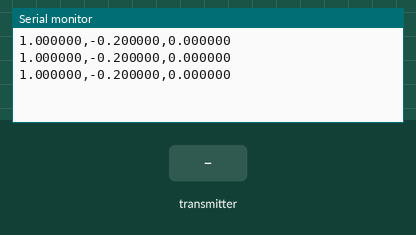
Recording of a sketch running on a simulated ESP32. Parts: the last lines printed to the serial monitor. Inputs (shaded band) come from the test bench.

Above: at 1.2 s.
1.3 s: the transmitter starts sending x1 = 0
At 1.9 s:
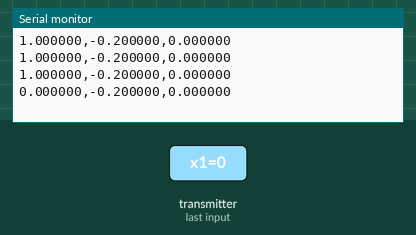
2.8 s: the transmitter starts sending x2 = 0
At 3.4 s:
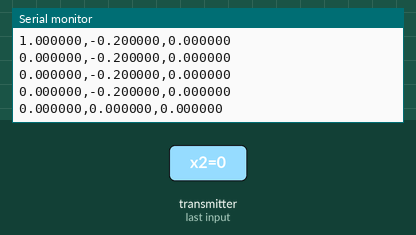
4.3 s: the transmitter starts sending x3 = 25
At 4.9 s:
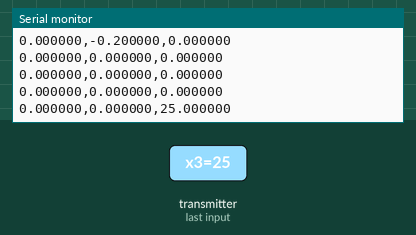
5.8 s: the transmitter starts sending x1 = 25
At 6.4 s:
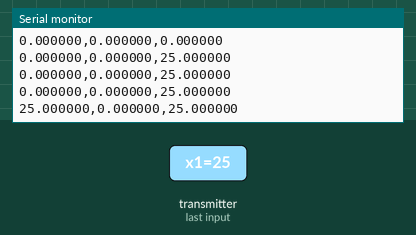
7.3 s: the transmitter starts sending x2 = 25
At 7.9 s:
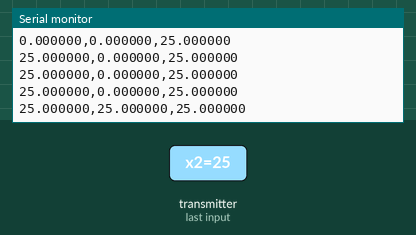
8.8 s: the transmitter starts sending x3 = 0
At 9.4 s:
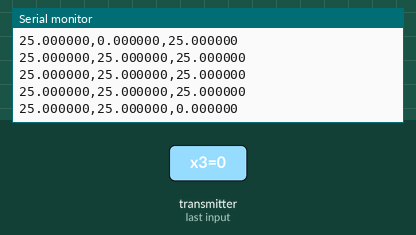
Timing chart, 0 to 11.3 s (numbered marks = the images above; inputs shaded):
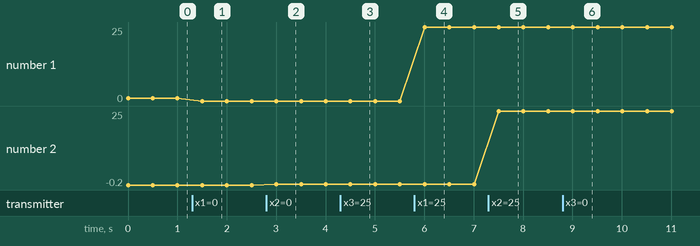

The sketch:

HiL_Sender.ino
```cpp
// Lolin32 1: 58:BF:25:36:DC:A4
// Lolin32 2: 58:BF:25:36:BF:80

#include "esp_now.h"
#include "WiFi.h"

// ********** User Defines ********** //
#define DebugOn 1

#if DebugOn == 1
#define debugInit(...) Serial.begin(__VA_ARGS__)
#define debug(...)  Serial.print(__VA_ARGS__)
#define debugln(...) Serial.println(__VA_ARGS__)
#else
#define debugInit(...)
#define debug(...)
#define debugln(...)
#endif

// ********** Global Variables ********* //
// Devices MAC Addresses
const uint8_t lolin1_addr[] = {0x58,0xbf,0x25,0x36,0xdc,0xa4};
const uint8_t lolin2_addr[] = {0x58,0xbf,0x25,0x36,0xbf,0x80};
// Broadcast to all
const uint8_t broadcast_addr[] = {0xff,0xff,0xff,0xff,0xff,0xff};

// Data struct definitions
typedef struct{
  float x1;
  float x2;
  float x3;
} struct_report;  // state report

typedef struct{
  float ctrl;
} struct_control; // control value

typedef struct{
  float x1o_s;
  float x2o_s;
  float x3o_s;
  float ctrlo_s;
  float C1_s;
  float C2_s;
  float L_s;
  float R_s;
  float m0_s;
  float m1_s;
  float Bp_s;
} struct_iniCond; // initial conditons reset

// Data struct instance
struct_report myReport;
struct_control myControl;
struct_iniCond mySetting;

// Peer struct instance (for adding new peers to the network)
esp_now_peer_info_t peerInfo;

// ********** User variables ********** //
// State variables
float x1, x2, x3;

// Message string
char dataBuff[35];

// ********** User Functions ********** //
void OnDataRecv(const uint8_t* mac, const uint8_t* incomingData, int Len){
  memcpy(&myReport, incomingData, sizeof(myReport));
}

void setup() {
  // Initailizing serial communication
  debugInit(115200);

  // Setting WiFi mode as Station
  WiFi.mode(WIFI_STA);

  // Initializing ESP-NOW
  if(esp_now_init() != ESP_OK){
    // Terminate application on failure
    debugln("Error stating ESP-NOW");
    return;
  }

  // Adding a new peer - using peer_info struct
  memcpy(peerInfo.peer_addr, lolin2_addr ,6); // Setting peer address
  peerInfo.channel = 0;     // Setting communication channel
  peerInfo.encrypt = false; // Setting encryption

  // Adding the new peer
  if(esp_now_add_peer(&peerInfo) != ESP_OK){
    // Terminate application on failure
    debugln("Failed to add a peer");
    return;
  }

  // Register callback functions
  esp_now_register_recv_cb(OnDataRecv);
  myReport.x1 = 1.0;
  myReport.x2 = -0.2;
  myReport.x3 = 0.0;

  mySetting.C1_s=23.5e-6;
  mySetting.C2_s=235e-6;
  mySetting.L_s=47;
  mySetting.R_s=1800;
  mySetting.m0_s=-0.409e-3;
  mySetting.m1_s=-0.758e-3;
  mySetting.Bp_s=1.8;

  mySetting.x1o_s = myReport.x1;
  mySetting.x2o_s = myReport.x2;
  mySetting.x3o_s = myReport.x3;

  mySetting.ctrlo_s = 0.0;

  esp_now_send(lolin2_addr,(uint8_t*)&mySetting,sizeof(mySetting));
}

void loop() {
  myControl.ctrl = 0.0;
  esp_now_send(lolin2_addr,(uint8_t*)&myControl,sizeof(myControl));
  sprintf(dataBuff,"%2.6f,%2.6f,%2.6f",myReport.x1,myReport.x2,myReport.x3);
  debugln(dataBuff);
  delay(500);
}
```

Measured:
- after the input at 1.3 s, the serial monitor: prints a new line after 0.20 s (image 1)
- after the input at 2.8 s, the serial monitor: prints a new line after 0.20 s (image 2)
- after the input at 4.3 s, the serial monitor: prints a new line after 0.21 s (image 3)
- after the input at 5.8 s, the serial monitor: prints a new line after 0.21 s (image 4)
- after the input at 7.3 s, the serial monitor: prints a new line after 0.21 s (image 5)
- after the input at 8.8 s, the serial monitor: prints a new line after 0.21 s (image 6)
